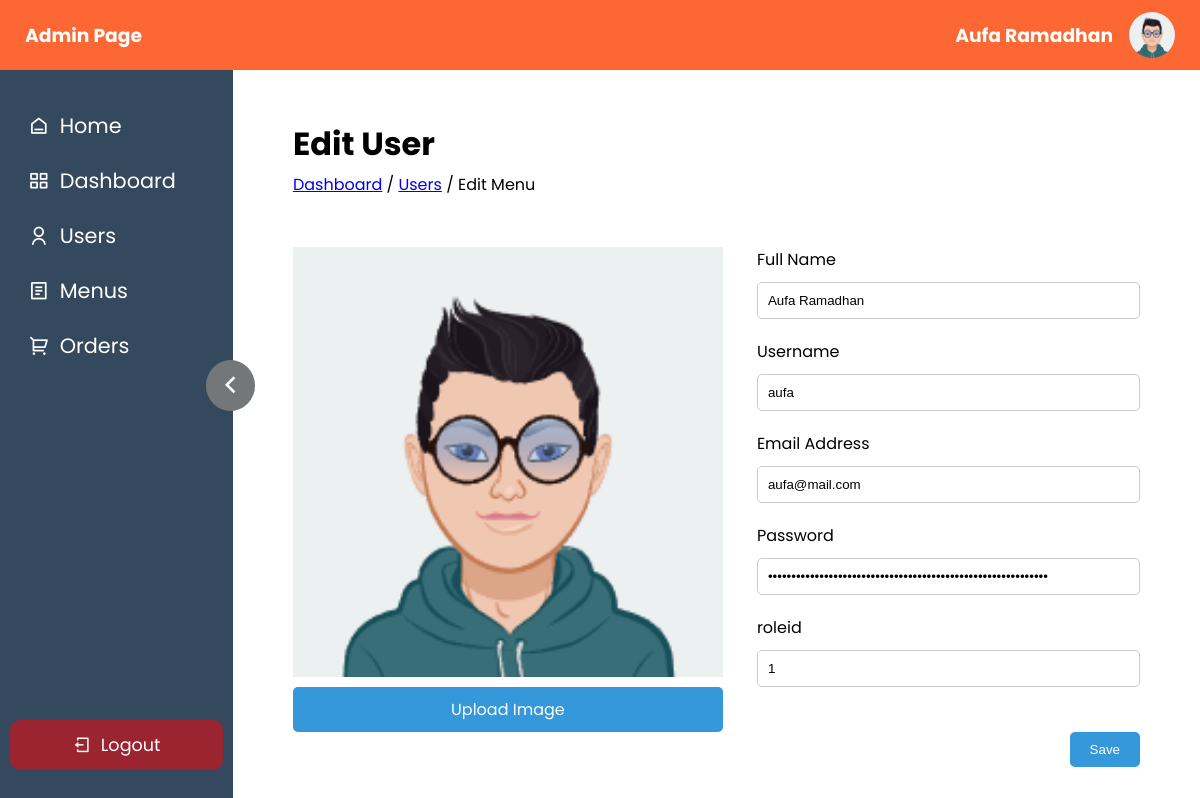
The page /__backend/index.php?page=edit_user&user_id=1 (signed in) on the database its author committed.
### tables this page shows
CREATE TABLE `user` (
  `user_id` int NOT NULL,
  `user_img` longtext NOT NULL,
  `user_name` varchar(255) NOT NULL,
  `username` varchar(255) NOT NULL,
  `user_email` varchar(255) NOT NULL,
  `password` varchar(255) NOT NULL,
  `role_id` int NOT NULL
);

### function.php (called while the page is built, shortened)
<?php
function base_url($path = '')
{
    return BASE_URL . $path;
}
function koneksi()
{
    return mysqli_connect("localhost", "root", "", "pw2024_tubes_233040028");
}
function array_query($query)
{
    $conn = koneksi();
    $result = mysqli_query($conn, $query);
    if (mysqli_num_rows($result) == 1) {
        $rows = mysqli_fetch_assoc($result);
    } else {
        while ($row = mysqli_fetch_assoc($result)) {
            $rows[] = $row;
        }
    }
    return $rows;
}

### __backend/users/edit_user.php (the view, shortened to what this page needs)
<?php
$u = array_query("SELECT * FROM user WHERE user_id = $_GET[user_id]");
?>
<div class="page">
    <a href="index.php?page=index">Dashboard</a> / <a href="index.php?page=user">Users</a> / Edit Menu
</div>
<form action="" method="POST" enctype="multipart/form-data">
    <div class="flex wrap-form">
        <div class="add-img">
            <img src="<?= base_url("assets/upload/$u[user_img]") ?>" class="img-preview" width="430" height="430">
            <label class="btn" for="image">Upload Image</label>
        </div>
        <div class="wrap-input">
            <div class="form-group">
                <label for="full-name">Full Name</label>
                <input type="text" name="user_name" id="full-name" value="<?= $u['user_name'] ?>">
            </div>
            <div class="form-group">
                <label for="username">Username</label>
                <input type="username" name="username" id="username" value="<?= $u['username'] ?>">
            </div>
            <div class="form-group">
                <label for="email">Email Address</label>
                <input type="email" name="email" id="email" value="<?= $u['user_email'] ?>">
            </div>
            <div class="form-group">
                <label for="password">Password</label>
                <input type="password" name="password" id="password" value="<?= $u['password'] ?>">
            </div>
            <div class="form-group">
                <label for="role_id">roleid</label>
                <input type="text" name="role_id" id="role_id" value="<?= $u['role_id'] ?>">
            </div>
        </div>
    </div>
    <button type="submit" name="submit" class="btn btn-primary float-right">Save</button>
</form>

### __backend/assets/style.css (style rules this page uses)
:root { --primary-100-color: #ffece6; --primary-200-color: #fed9cc; --primary-800-color: #fd6733; --primary-900-color: #fc541a; --secondary-100-color: #fc4100; --black-100-color: #151515; }
* { margin: 0; padding: 0; box-sizing: border-box; }
body { font-family: "Poppins", sans-serif; height: 100vh; overflow-y: hidden; }
.flex { display: flex; gap: 34px; }
.form-group { display: flex; flex-direction: column; }
.form-group label { margin-bottom: 10px; }
.form-group input, .form-group select { padding: 10px; margin-bottom: 20px; border-radius: 5px; border: 1px solid #ccc; }
.btn { padding: 10px 20px; color: #fff; border: none; border-radius: 5px; cursor: pointer; text-decoration: none; background-color: #3498db; text-align: center; }
.btn-primary { background-color: #3498db; }
.float-right { float: right; }
.wrap-form { margin-top: 50px; }
.wrap-input { flex: 1; }
.add-img { display: flex; flex: 0.4; flex-direction: column; }
.add-img label { margin-top: 10px; }

### rows shown on the page
user: user_img (picture), user_name "Aufa Ramadhan", username "aufa", email "aufa@mail.com", role_id "1"

### other values the page prints
$_SESSION['fullname'] "Aufa Ramadhan"
$title "Edit User"
